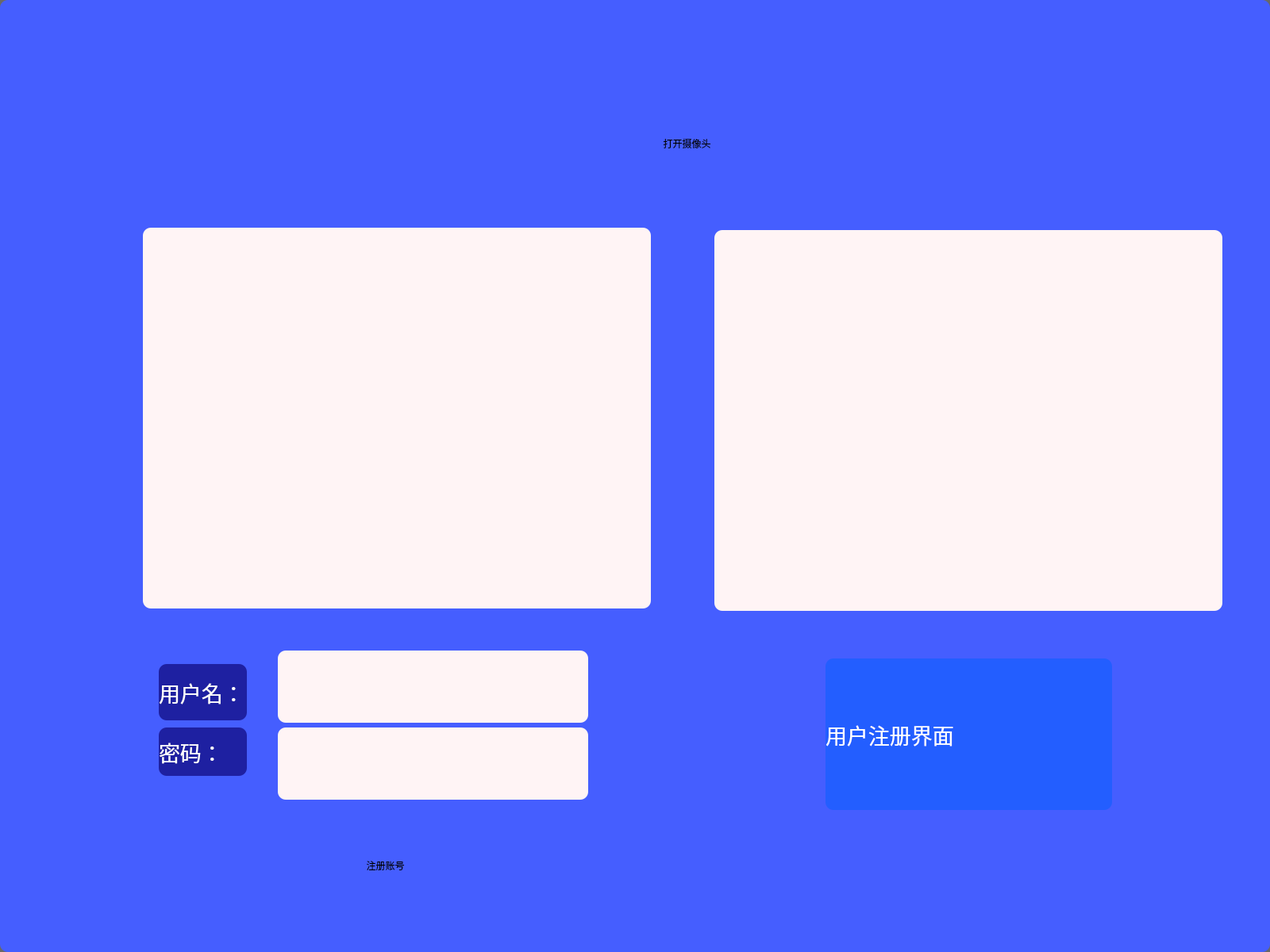
<?xml version="1.0" encoding="UTF-8"?>
<ui version="4.0">
 <class>register_3</class>
 <widget class="QMainWindow" name="register_3">
  <property name="geometry">
   <rect>
    <x>0</x>
    <y>0</y>
    <width>1600</width>
    <height>1200</height>
   </rect>
  </property>
  <property name="minimumSize">
   <size>
    <width>1600</width>
    <height>1200</height>
   </size>
  </property>
  <property name="maximumSize">
   <size>
    <width>1600</width>
    <height>1200</height>
   </size>
  </property>
  <property name="windowTitle">
   <string>MainWindow</string>
  </property>
  <property name="styleSheet">
   <string notr="true">background-color: rgb(104, 104, 104);

color：white；</string>
  </property>
  <widget class="QWidget" name="centralwidget">
   <property name="styleSheet">
    <string notr="true">background-color:rgb(69, 94, 255);
border-bottom-right-radius:10px;
border-top-left-radius:10px;
border-bottom-left-radius:10px;
border-top-right-radius:10px;
color：white；</string>
   </property>
   <widget class="QTextEdit" name="textEdit_2">
    <property name="geometry">
     <rect>
      <x>350</x>
      <y>917</y>
      <width>391</width>
      <height>91</height>
     </rect>
    </property>
    <property name="styleSheet">
     <string notr="true">background-color: rgb(255, 244, 245);
border-top-left-radius:10px;
border-bottom-left-radius:10px;
border-top-right-radius:10px;
border-bottom-right-radius:10px;</string>
    </property>
   </widget>
   <widget class="QLabel" name="label_3">
    <property name="geometry">
     <rect>
      <x>200</x>
      <y>837</y>
      <width>111</width>
      <height>71</height>
     </rect>
    </property>
    <property name="font">
     <font>
      <family>仿宋_GB2312</family>
      <pointsize>20</pointsize>
      <weight>50</weight>
      <italic>false</italic>
      <bold>false</bold>
     </font>
    </property>
    <property name="styleSheet">
     <string notr="true">color:white;
font: 20pt &quot;仿宋_GB2312&quot;;
background-color:rgb(30, 32, 161);</string>
    </property>
    <property name="text">
     <string>用户名：</string>
    </property>
   </widget>
   <widget class="QLabel" name="label_4">
    <property name="geometry">
     <rect>
      <x>200</x>
      <y>917</y>
      <width>111</width>
      <height>61</height>
     </rect>
    </property>
    <property name="font">
     <font>
      <family>仿宋_GB2312</family>
      <pointsize>20</pointsize>
      <weight>50</weight>
      <italic>false</italic>
      <bold>false</bold>
     </font>
    </property>
    <property name="styleSheet">
     <string notr="true">color:white;
font: 20pt &quot;仿宋_GB2312&quot;;
background-color:rgb(30, 32, 161);</string>
    </property>
    <property name="text">
     <string>密码：</string>
    </property>
   </widget>
   <widget class="QTextEdit" name="textEdit">
    <property name="geometry">
     <rect>
      <x>350</x>
      <y>820</y>
      <width>391</width>
      <height>91</height>
     </rect>
    </property>
    <property name="styleSheet">
     <string notr="true">background-color: rgb(255, 244, 245);
border-top-left-radius:10px;
border-bottom-left-radius:10px;
border-top-right-radius:10px;
border-bottom-right-radius:10px;</string>
    </property>
   </widget>
   <widget class="QLabel" name="label_2">
    <property name="geometry">
     <rect>
      <x>1040</x>
      <y>830</y>
      <width>361</width>
      <height>191</height>
     </rect>
    </property>
    <property name="font">
     <font>
      <family>仿宋_GB2312</family>
      <pointsize>20</pointsize>
      <weight>50</weight>
      <italic>false</italic>
      <bold>false</bold>
     </font>
    </property>
    <property name="styleSheet">
     <string notr="true">color:white;
background-color: rgb(35, 94, 255);
font: 20pt &quot;仿宋_GB2312&quot;;</string>
    </property>
    <property name="text">
     <string>用户注册界面</string>
    </property>
   </widget>
   <widget class="QPushButton" name="pushButton">
    <property name="geometry">
     <rect>
      <x>370</x>
      <y>1050</y>
      <width>231</width>
      <height>81</height>
     </rect>
    </property>
    <property name="styleSheet">
     <string notr="true">QPushButton{
	background-color: rgb(0, 0, 0);
	color: rgb(255, 255, 255);
	border: 3px solid rgb(0,0,0);
	border-radius:10px;

	font: 16pt &quot;华文琥珀&quot;;
}

QPushButton::hover{
	color: rgb(0, 0, 0);
	background-color: rgb(255, 255, 255);}
QPushButton::pressed{
	padding-top:5px;
	padding-left:5px}

	padding-top:5px;
	padding-left:5px

</string>
    </property>
    <property name="text">
     <string>注册账号</string>
    </property>
   </widget>
   <widget class="QPushButton" name="pushButton_3">
    <property name="geometry">
     <rect>
      <x>690</x>
      <y>120</y>
      <width>351</width>
      <height>121</height>
     </rect>
    </property>
    <property name="styleSheet">
     <string notr="true">QPushButton{
	background-color: rgb(0, 0, 0);
	color: rgb(255, 255, 255);
	border: 3px solid rgb(0,0,0);
	border-radius:10px;

	font: 16pt &quot;华文琥珀&quot;;
}

QPushButton::hover{
	color: rgb(0, 0, 0);
	background-color: rgb(255, 255, 255);}
QPushButton::pressed{
	padding-top:5px;
	padding-left:5px}

	padding-top:5px;
	padding-left:5px

</string>
    </property>
    <property name="text">
     <string>打开摄像头</string>
    </property>
   </widget>
   <widget class="QLabel" name="label">
    <property name="geometry">
     <rect>
      <x>180</x>
      <y>287</y>
      <width>640</width>
      <height>480</height>
     </rect>
    </property>
    <property name="styleSheet">
     <string notr="true">background-color: rgb(255, 244, 245);
border-top-left-radius:10px;
border-bottom-left-radius:10px;
border-top-right-radius:10px;
border-bottom-right-radius:10px;</string>
    </property>
    <property name="text">
     <string/>
    </property>
   </widget>
   <widget class="QLabel" name="label_5">
    <property name="geometry">
     <rect>
      <x>900</x>
      <y>290</y>
      <width>640</width>
      <height>480</height>
     </rect>
    </property>
    <property name="styleSheet">
     <string notr="true">background-color: rgb(255, 244, 245);
border-top-left-radius:10px;
border-bottom-left-radius:10px;
border-top-right-radius:10px;
border-bottom-right-radius:10px;</string>
    </property>
    <property name="text">
     <string/>
    </property>
   </widget>
  </widget>
 </widget>
 <resources>
  <include location="pictures.qrc"/>
 </resources>
 <connections/>
</ui>
